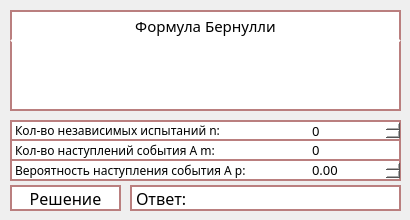
<?xml version="1.0" encoding="UTF-8"?>
<ui version="4.0">
 <class>Bernoulli</class>
 <widget class="QDialog" name="Bernoulli">
  <property name="geometry">
   <rect>
    <x>0</x>
    <y>0</y>
    <width>410</width>
    <height>220</height>
   </rect>
  </property>
  <property name="minimumSize">
   <size>
    <width>410</width>
    <height>220</height>
   </size>
  </property>
  <property name="maximumSize">
   <size>
    <width>410</width>
    <height>220</height>
   </size>
  </property>
  <property name="windowTitle">
   <string>Бернулли 3000</string>
  </property>
  <widget class="QSpinBox" name="spinBox_n_1">
   <property name="geometry">
    <rect>
     <x>310</x>
     <y>120</y>
     <width>91</width>
     <height>21</height>
    </rect>
   </property>
   <property name="font">
    <font>
     <family>Monospac821 BT</family>
     <pointsize>10</pointsize>
    </font>
   </property>
   <property name="styleSheet">
    <string notr="true">QSpinBox {
background-color: rgb(255,255,255);
border:2px solid #ba7f7f;
border-bottom:2px solid #ba7f7f;
border-left:0px solid #ba7f7f;
 }



QSpinBox::up-button {
     subcontrol-origin: border;
     subcontrol-position: top right; /* позиция - в верхнем правом углу */
     width: 13px;
     height: 8px;
	 border-image: url(:/new/prefix1/png/up11.png);
     border-width: 1px;
     margin: 1px 1px 1px 1px;
 }
QSpinBox::up-button:hover { 
	border-image: url(:/new/prefix1/png/up12.png);
 }
QSpinBox::up-button:pressed {
	border-image: url(:/new/prefix1/png/up13.png);
 }



QSpinBox::down-button {
     subcontrol-origin: border;
     subcontrol-position: bottom right; /* позиция - в нижнем правом углу */
     width: 13px;
     height: 8px;
	 border-image: url(:/new/prefix1/png/down11.png);
     border-width: 1px;
     margin: 1px 1px 1px 1px;
 }
QSpinBox::down-button:hover { 
	 
	border-image: url(:/new/prefix1/png/down12.png);
 }
QSpinBox::down-button:pressed {
	
	border-image: url(:/new/prefix1/png/down13.png);
 }</string>
   </property>
   <property name="maximum">
    <number>12</number>
   </property>
  </widget>
  <widget class="QLineEdit" name="lineEdit_sign">
   <property name="geometry">
    <rect>
     <x>310</x>
     <y>140</y>
     <width>91</width>
     <height>21</height>
    </rect>
   </property>
   <property name="font">
    <font>
     <family>Monospac821 BT</family>
     <pointsize>10</pointsize>
    </font>
   </property>
   <property name="styleSheet">
    <string notr="true">background-color: rgb(255,255,255);
border:2px solid #ba7f7f;
border-left: 0px solid #ba7f7f;
border-top: 1px solid #ba7f7f;</string>
   </property>
   <property name="text">
    <string>0</string>
   </property>
   <property name="maxLength">
    <number>9</number>
   </property>
  </widget>
  <widget class="QLabel" name="label_formula_1">
   <property name="geometry">
    <rect>
     <x>10</x>
     <y>40</y>
     <width>391</width>
     <height>71</height>
    </rect>
   </property>
   <property name="font">
    <font>
     <family>Monospac821 BT</family>
    </font>
   </property>
   <property name="styleSheet">
    <string notr="true">background-color: rgb(255, 255, 255);
border:2px solid #ba7f7f;
border-top-color: rgb(255, 255, 255);</string>
   </property>
   <property name="text">
    <string/>
   </property>
   <property name="alignment">
    <set>Qt::AlignCenter</set>
   </property>
  </widget>
  <widget class="QLabel" name="label_p_1">
   <property name="geometry">
    <rect>
     <x>10</x>
     <y>160</y>
     <width>301</width>
     <height>21</height>
    </rect>
   </property>
   <property name="font">
    <font>
     <family>Monospac821 BT</family>
     <pointsize>9</pointsize>
    </font>
   </property>
   <property name="layoutDirection">
    <enum>Qt::LeftToRight</enum>
   </property>
   <property name="styleSheet">
    <string notr="true">background-color: rgb(255,255,255);
border:2px solid #ba7f7f;
border-top: 1px solid #ba7f7f;
border-right: 0px solid #ba7f7f;</string>
   </property>
   <property name="text">
    <string>Вероятность наступления события А p: </string>
   </property>
  </widget>
  <widget class="QDoubleSpinBox" name="doubleSpinBox_p_1">
   <property name="geometry">
    <rect>
     <x>310</x>
     <y>160</y>
     <width>91</width>
     <height>21</height>
    </rect>
   </property>
   <property name="font">
    <font>
     <family>Monospac821 BT</family>
     <pointsize>10</pointsize>
    </font>
   </property>
   <property name="styleSheet">
    <string notr="true">QDoubleSpinBox {
background-color: rgb(255,255,255);
border:2px solid #ba7f7f;
border-bottom:2px solid #ba7f7f;
border-left:0px solid #ba7f7f;
border-top:1px solid #ba7f7f;
 }

QDoubleSpinBox::up-button {
     subcontrol-origin: border;
     subcontrol-position: top right; /* позиция - в верхнем правом углу */
     width: 13px;
     height: 8px;
	 border-image: url(:/new/prefix1/png/up11.png);
     border-width: 1px;
     margin: 0px 1px 1px 1px;
 }
QDoubleSpinBox::up-button:hover { 
	border-image: url(:/new/prefix1/png/up12.png);
 }
QDoubleSpinBox::up-button:pressed {
	border-image: url(:/new/prefix1/png/up13.png);
 }

QDoubleSpinBox::down-button {
     subcontrol-origin: border;
     subcontrol-position: bottom right; /* позиция - в нижнем правом углу */
     width: 13px;
     height: 8px;
	 border-image: url(:/new/prefix1/png/down11.png);
     border-width: 1px;
     margin: 1px 1px 1px 1px;
 }
QDoubleSpinBox::down-button:hover { 
	border-image: url(:/new/prefix1/png/down12.png);
 }
QDoubleSpinBox::down-button:pressed {
	border-image: url(:/new/prefix1/png/down13.png);
 }</string>
   </property>
   <property name="decimals">
    <number>2</number>
   </property>
   <property name="maximum">
    <double>1.000000000000000</double>
   </property>
   <property name="singleStep">
    <double>0.100000000000000</double>
   </property>
  </widget>
  <widget class="QPushButton" name="pushButton_decision_1">
   <property name="geometry">
    <rect>
     <x>10</x>
     <y>185</y>
     <width>111</width>
     <height>26</height>
    </rect>
   </property>
   <property name="font">
    <font>
     <family>Monospac821 BT</family>
     <pointsize>12</pointsize>
    </font>
   </property>
   <property name="styleSheet">
    <string notr="true">QPushButton{
    background-color: #ffffff;
	color: rgb(0, 0, 0);
    border:2px solid #ba7f7f;
}
QPushButton:hover{
background-color: qlineargradient(x1:0, y1:0, x2:0, y2:1, 
                          stop:0 #ffffff, stop:1 #cecece);
	                      border-color: #ba7f7f;
}
QPushButton:pressed{
background-color: qlineargradient(x1:0, y1:0, x2:0, y2:1, 
                          stop:0 #cecece, stop:1 #7f7f7f);
}
</string>
   </property>
   <property name="text">
    <string>Решение</string>
   </property>
  </widget>
  <widget class="QLabel" name="label_text_1">
   <property name="geometry">
    <rect>
     <x>10</x>
     <y>10</y>
     <width>391</width>
     <height>31</height>
    </rect>
   </property>
   <property name="font">
    <font>
     <family>Monospac821 BT</family>
     <pointsize>11</pointsize>
    </font>
   </property>
   <property name="styleSheet">
    <string notr="true">background-color: rgb(255, 255, 255);
border:2px solid #ba7f7f;
border-bottom-color: rgb(255, 255, 255);</string>
   </property>
   <property name="text">
    <string>Формула Бернулли</string>
   </property>
   <property name="alignment">
    <set>Qt::AlignCenter</set>
   </property>
  </widget>
  <widget class="QLabel" name="label_n_1">
   <property name="geometry">
    <rect>
     <x>10</x>
     <y>120</y>
     <width>301</width>
     <height>21</height>
    </rect>
   </property>
   <property name="font">
    <font>
     <family>Monospac821 BT</family>
     <pointsize>9</pointsize>
    </font>
   </property>
   <property name="layoutDirection">
    <enum>Qt::LeftToRight</enum>
   </property>
   <property name="styleSheet">
    <string notr="true">background-color: rgb(255,255,255);
border:2px solid #ba7f7f;
border-right:0px solid #ba7f7f;
</string>
   </property>
   <property name="text">
    <string>Кол-во независимых испытаний n: </string>
   </property>
  </widget>
  <widget class="QLabel" name="label_answer_1">
   <property name="geometry">
    <rect>
     <x>130</x>
     <y>185</y>
     <width>271</width>
     <height>26</height>
    </rect>
   </property>
   <property name="font">
    <font>
     <family>Monospac821 BT</family>
     <pointsize>12</pointsize>
    </font>
   </property>
   <property name="styleSheet">
    <string notr="true">background-color: rgb(255,255,255);
border:2px solid #ba7f7f;</string>
   </property>
   <property name="text">
    <string>Ответ:</string>
   </property>
  </widget>
  <widget class="QLabel" name="label_m_1">
   <property name="geometry">
    <rect>
     <x>10</x>
     <y>140</y>
     <width>301</width>
     <height>21</height>
    </rect>
   </property>
   <property name="font">
    <font>
     <family>Monospac821 BT</family>
     <pointsize>9</pointsize>
    </font>
   </property>
   <property name="styleSheet">
    <string notr="true">background-color: rgb(255,255,255);
border:2px solid #ba7f7f;
border-top: 1px solid #ba7f7f;
border-right:0px solid #ba7f7f;</string>
   </property>
   <property name="text">
    <string>Кол-во наступлений события A m: </string>
   </property>
  </widget>
 </widget>
 <resources/>
 <connections/>
</ui>
